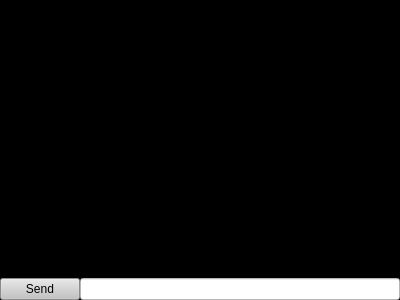
<?xml version="1.0" encoding="UTF-8"?>
<ui version="4.0">
 <class>ProgramChatDock</class>
 <widget class="QDockWidget" name="ProgramChatDock">
  <property name="geometry">
   <rect>
    <x>0</x>
    <y>0</y>
    <width>400</width>
    <height>300</height>
   </rect>
  </property>
  <property name="sizePolicy">
   <sizepolicy hsizetype="Minimum" vsizetype="Minimum">
    <horstretch>0</horstretch>
    <verstretch>0</verstretch>
   </sizepolicy>
  </property>
  <property name="autoFillBackground">
   <bool>false</bool>
  </property>
  <property name="styleSheet">
   <string notr="true">
border-width: 0px;</string>
  </property>
  <property name="floating">
   <bool>false</bool>
  </property>
  <property name="features">
   <set>QDockWidget::DockWidgetFloatable|QDockWidget::DockWidgetMovable</set>
  </property>
  <property name="windowTitle">
   <string>Program and Chat</string>
  </property>
  <widget class="QWidget" name="dockWidgetContents">
   <property name="sizePolicy">
    <sizepolicy hsizetype="Minimum" vsizetype="Minimum">
     <horstretch>0</horstretch>
     <verstretch>0</verstretch>
    </sizepolicy>
   </property>
   <property name="autoFillBackground">
    <bool>false</bool>
   </property>
   <property name="styleSheet">
    <string notr="true">background-color: rgb(0, 0, 0);
border-color: rgb(0, 0, 0);
border-width: 0px;</string>
   </property>
   <layout class="QVBoxLayout" name="verticalLayout">
    <property name="spacing">
     <number>0</number>
    </property>
    <property name="margin">
     <number>0</number>
    </property>
    <item>
     <layout class="QHBoxLayout" name="horizontalLayout_2">
      <item>
       <spacer name="horizontalSpacer">
        <property name="orientation">
         <enum>Qt::Horizontal</enum>
        </property>
        <property name="sizeHint" stdset="0">
         <size>
          <width>40</width>
          <height>20</height>
         </size>
        </property>
       </spacer>
      </item>
      <item>
       <widget class="BotRace::Client::ProgrammingWidget" name="widget" native="true">
        <property name="sizePolicy">
         <sizepolicy hsizetype="MinimumExpanding" vsizetype="MinimumExpanding">
          <horstretch>0</horstretch>
          <verstretch>0</verstretch>
         </sizepolicy>
        </property>
        <property name="styleSheet">
         <string notr="true">background-color: rgba(255, 255, 255, 0);

margin:0px;
padding:0px;</string>
        </property>
       </widget>
      </item>
      <item>
       <spacer name="horizontalSpacer_2">
        <property name="orientation">
         <enum>Qt::Horizontal</enum>
        </property>
        <property name="sizeHint" stdset="0">
         <size>
          <width>40</width>
          <height>20</height>
         </size>
        </property>
       </spacer>
      </item>
     </layout>
    </item>
    <item>
     <layout class="QHBoxLayout" name="horizontalLayout">
      <item>
       <widget class="QPushButton" name="sendChat">
        <property name="sizePolicy">
         <sizepolicy hsizetype="Minimum" vsizetype="Minimum">
          <horstretch>0</horstretch>
          <verstretch>0</verstretch>
         </sizepolicy>
        </property>
        <property name="styleSheet">
         <string notr="true">background-color: rgb(195, 195, 195);</string>
        </property>
        <property name="text">
         <string>Send</string>
        </property>
       </widget>
      </item>
      <item>
       <widget class="QLineEdit" name="chatLine">
        <property name="styleSheet">
         <string notr="true">background-color: rgb(255, 255, 255);</string>
        </property>
       </widget>
      </item>
     </layout>
    </item>
   </layout>
  </widget>
 </widget>
 <customwidgets>
  <customwidget>
   <class>BotRace::Client::ProgrammingWidget</class>
   <extends>QWidget</extends>
   <header>programmingwidget.h</header>
   <container>1</container>
  </customwidget>
 </customwidgets>
 <resources/>
 <connections/>
</ui>
